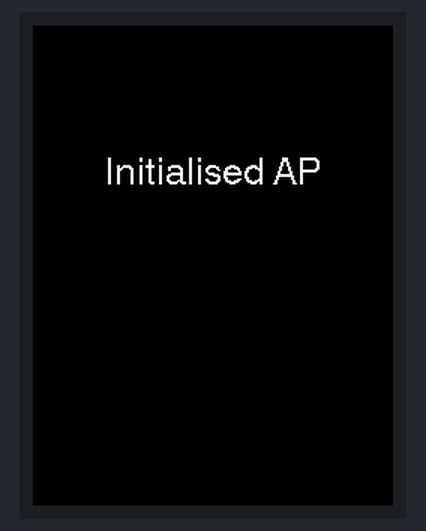
This sketch was run on a simulated ESP32. On the bench: 240×320 colour display. WiFi joins after 1.5 s; servers stay silent unless stated; the local clock reads 2024-03-15 10:24:30 at power-on unless the sketch sets it; what the sketch prints to the serial monitor is not drawn.

Above: at 0.3 s.
At 2.0 s:
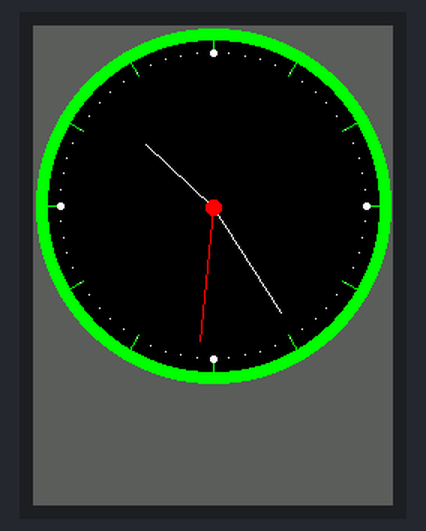
At 11.1 s:
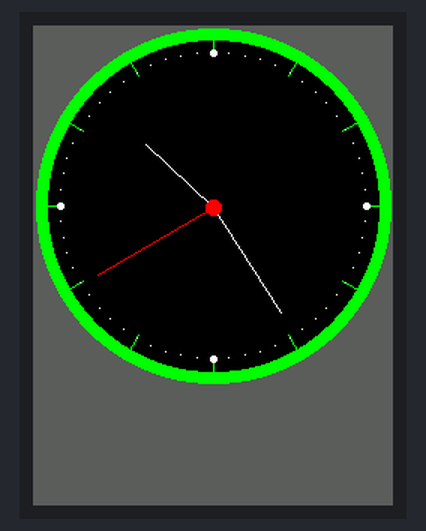
At 20.1 s:
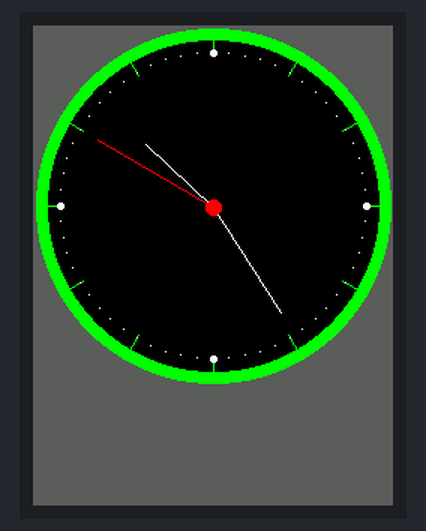
At 29.1 s:
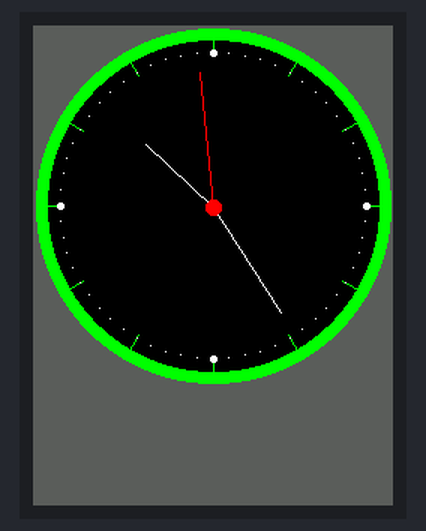
At 38.1 s:
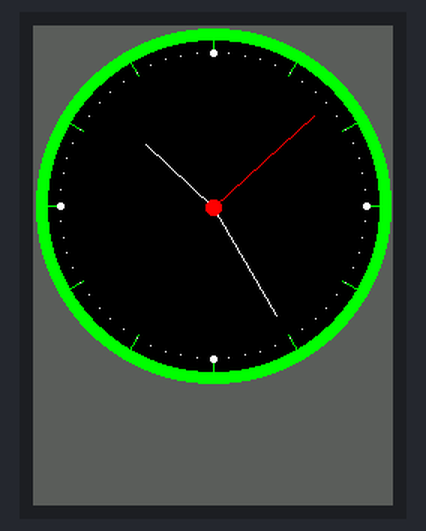

The sketch:

TFT_eSPI_clock.ino
```cpp
#include <SPI.h>
#include <TFT_eSPI.h>
#include <WiFi.h>
#include "time.h"

// WiFi connection
const char ssid[] = "xxxxxx";               // your wifi SSID
const char pass[] = "xxxxxx";              //  Your WiFi password
const char* NTP_POOL1 = "0.id.pool.ntp.org";  //-->> NTP Server 1
const char* NTP_POOL2 = "1.id.pool.ntp.org";  //-->> NTP Server 1
const long utcOffsetInSeconds = 25200;        //-->> Example : Indonesia GMT is +7.00  So 7*3600 = 25200


float sx = 0, sy = 1, mx = 1, my = 0, hx = -1, hy = 0;
float sdeg = 0, mdeg = 0, hdeg = 0;
uint16_t osx = 120, osy = 120, omx = 120, omy = 120, ohx = 120, ohy = 120;
uint16_t x0 = 0, x1 = 0, yy0 = 0, yy1 = 0;
uint8_t hh, mm, ss;
boolean initial = 1;


#define TFT_GREY 0x5AEB
TFT_eSPI tft = TFT_eSPI();

void setup() {
  Serial.begin(115200);
  while (!Serial) { delay(100); }

  Serial.println("Initialized TFT ...");
  tft.init();
  // tft.setRotation(2);
  tft.fillScreen(TFT_BLACK);
  Serial.println("Initialized AP ...");

  tft.setCursor(0, 4, 4);
  tft.setTextColor(TFT_WHITE);
  tft.setTextDatum(MC_DATUM);
  tft.drawString("Initialised AP", tft.width() / 2, 100);

  ConnectToAP();
  delayMicroseconds(500);

  tft.fillScreen(TFT_BLACK);
  tft.setTextColor(TFT_WHITE);
  tft.setTextDatum(MC_DATUM);
  tft.drawString("NTP Synchronizing", tft.width() / 2, 100);

  configTime(utcOffsetInSeconds, 0, NTP_POOL1, NTP_POOL2);
  Serial.print("Waiting for NTP time sync: ");
  printLocalTime();
  delayMicroseconds(500);


  tft.fillScreen(TFT_GREY);
  tft.setTextColor(TFT_WHITE, TFT_GREY);  // Adding a background colour erases previous text automatically

  // Draw clock face
  tft.fillCircle(120, 120, 118, TFT_GREEN);
  tft.fillCircle(120, 120, 110, TFT_BLACK);

  // Draw 12 lines
  for (int i = 0; i < 360; i += 30) {
    sx = cos((i - 90) * 0.0174532925);
    sy = sin((i - 90) * 0.0174532925);
    x0 = sx * 114 + 120;
    yy0 = sy * 114 + 120;
    x1 = sx * 100 + 120;
    yy1 = sy * 100 + 120;

    tft.drawLine(x0, yy0, x1, yy1, TFT_GREEN);
  }

  // Draw 60 dots
  for (int i = 0; i < 360; i += 6) {
    sx = cos((i - 90) * 0.0174532925);
    sy = sin((i - 90) * 0.0174532925);
    x0 = sx * 102 + 120;
    yy0 = sy * 102 + 120;
    // Draw minute markers
    tft.drawPixel(x0, yy0, TFT_WHITE);

    // Draw main quadrant dots
    if (i == 0 || i == 180) tft.fillCircle(x0, yy0, 2, TFT_WHITE);
    if (i == 90 || i == 270) tft.fillCircle(x0, yy0, 2, TFT_WHITE);
  }

  tft.fillCircle(120, 121, 3, TFT_WHITE);
}
void loop() {
  struct tm timeinfo;
  if (!getLocalTime(&timeinfo)) {
    Serial.println("Failed to obtain time, Waiting for NTP time sync: ");
    configTime(utcOffsetInSeconds, 0, NTP_POOL1, NTP_POOL2);
    printLocalTime();
    delay(1000);
  } else {
    hh = (timeinfo.tm_hour % 12 == 0) ? 12 : timeinfo.tm_hour % 12;  // convert 24h to 12h
    mm = timeinfo.tm_min;
    ss = timeinfo.tm_sec;

    sdeg = ss * 6;
    mdeg = mm * 6 + sdeg * 0.01666667;  // 0-59 -> 0-360 - includes seconds
    hdeg = hh * 30 + mdeg * 0.0833333;  // 0-11 -> 0-360 - includes minutes and seconds

    hx = cos((hdeg - 90) * 0.0174532925);
    hy = sin((hdeg - 90) * 0.0174532925);
    mx = cos((mdeg - 90) * 0.0174532925);
    my = sin((mdeg - 90) * 0.0174532925);
    sx = cos((sdeg - 90) * 0.0174532925);
    sy = sin((sdeg - 90) * 0.0174532925);

    if (ss == 0 || initial) {
      initial = 0;
      // Erase hour and minute hand positions every minute
      tft.drawLine(ohx, ohy, 120, 121, TFT_BLACK);
      ohx = hx * 62 + 121;
      ohy = hy * 62 + 121;
      tft.drawLine(omx, omy, 120, 121, TFT_BLACK);
      omx = mx * 84 + 120;
      omy = my * 84 + 121;
    }


    // Redraw new hand positions, hour and minute hands not erased here to avoid flicker
    tft.drawLine(osx, osy, 120, 121, TFT_BLACK);
    osx = sx * 90 + 121;
    osy = sy * 90 + 121;
    tft.drawLine(osx, osy, 120, 121, TFT_RED);
    tft.drawLine(ohx, ohy, 120, 121, TFT_WHITE);
    tft.drawLine(omx, omy, 120, 121, TFT_WHITE);
    tft.drawLine(osx, osy, 120, 121, TFT_RED);
    tft.fillCircle(120, 121, 5, TFT_RED);
    delay(1000);
  }
}


void ConnectToAP() {
  Serial.println("Attempting to Connect");
  Serial.print("Connecting to ");
  Serial.println(ssid);
  WiFi.begin(ssid, pass);
  while (WiFi.status() != WL_CONNECTED) {
    delay(300);
  }
}
void printLocalTime() {
  struct tm timeinfo;
  if (!getLocalTime(&timeinfo)) {
    Serial.println("Failed to obtain time");
    return;
  }
  Serial.println(&timeinfo, "%A, %B %d %Y %H:%M:%S");
  Serial.print("Day of week: ");
  Serial.println(&timeinfo, "%A");
  Serial.print("Month: ");
  Serial.println(&timeinfo, "%B");
  Serial.print("Day of Month: ");
  Serial.println(&timeinfo, "%d");
  Serial.print("Year: ");
  Serial.println(&timeinfo, "%Y");
  Serial.print("Hour: ");
  Serial.println(&timeinfo, "%H");
  Serial.print("Hour (12 hour format): ");
  Serial.println(&timeinfo, "%I");
  Serial.print("Minute: ");
  Serial.println(&timeinfo, "%M");
  Serial.print("Second: ");
  Serial.println(&timeinfo, "%S");

  Serial.println("Time variables");
  char timeHour[3];
  strftime(timeHour, 3, "%H", &timeinfo);
  Serial.println(timeHour);
  char timeWeekDay[10];
  strftime(timeWeekDay, 10, "%A", &timeinfo);
  Serial.println(timeWeekDay);
  Serial.println();
}
```

Measured:
- what the display in image 1 shows lasts 1.0 s, from 2.0 s to 3.0 s
